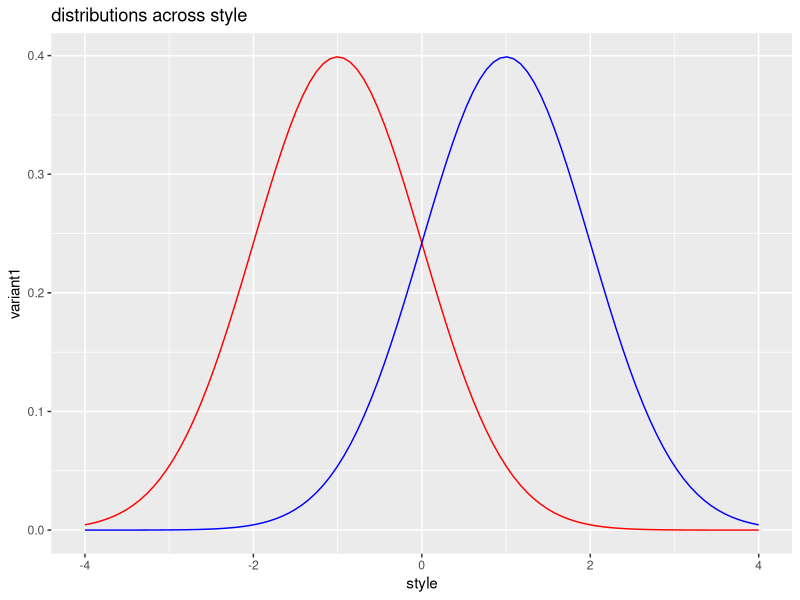

Reproduce this figure in R. (Note: this script raises an error after producing the figure.)
library(ggplot2)

center1 <- -1
center2 <-  1

dist1 <- dnorm(seq(-4,4,length = 100), mean= center1)
dist2 <- dnorm(seq(-4,4,length = 100), mean = center2)
style <- seq(-4,4, length = 100)


dists_df <- data.frame(variant1 = dist1, variant2 = dist2, style = style)

ggplot(dists_df, aes(style))+
  geom_line(aes(y = variant1), color = "red") +
  geom_line(aes(y = variant2), color = "blue")+
  ggtitle("distributions across style")

ggplot(dists_df, aes(style))+
  geom_vline(x = center1, color = "red")+
  geom_vline(x = center2, color = "blue")+
  geom_line(aes(y=variant1/(variant1 + variant2)), color = "red", linetype = 2)+
  ggtitle("classification probability")